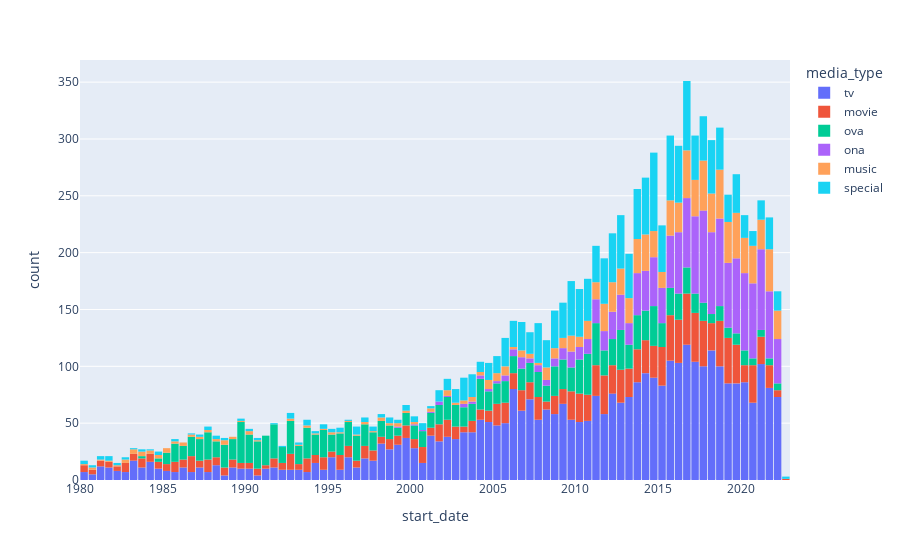

The notebook cell saved with this chart:
### Markdown cell above
*Notes:*  So, basically interesting factors that are affecting the mean factor are : rank, popularity, num_scoring_users, ignore num_list_users for now till further investigation of difference.

### Code cell
fig = px.histogram(data[data['start_date'].dt.year >= 1980], x='start_date', color='media_type')
fig.update_layout(bargap=0.1)

### Figure 1 — Plotly figure (JSON) as saved in the notebook; plotly's stock layout.template omitted (floating-point values rounded to 4 significant figures; data arrays with more than 128 entries replaced by an {"elided": "..."} marker saying what was removed)
{"data": [{"alignmentgroup": "True", "bingroup": "x", "hovertemplate": "media_type=tv<br>start_date=%{x}<br>count=%{y}<extra></extra>", "legendgroup": "tv", "marker": {"color": "#636efa", "pattern": {"shape": ""}}, "name": "tv", "offsetgroup": "tv", "orientation": "v", "showlegend": true, "type": "histogram", "x": {"elided": "3620 str values"}, "xaxis": "x", "yaxis": "y"}, {"alignmentgroup": "True", "bingroup": "x", "hovertemplate": "media_type=movie<br>start_date=%{x}<br>count=%{y}<extra></extra>", "legendgroup": "movie", "marker": {"color": "#EF553B", "pattern": {"shape": ""}}, "name": "movie", "offsetgroup": "movie", "orientation": "v", "showlegend": true, "type": "histogram", "x": {"elided": "1323 str values"}, "xaxis": "x", "yaxis": "y"}, {"alignmentgroup": "True", "bingroup": "x", "hovertemplate": "media_type=ova<br>start_date=%{x}<br>count=%{y}<extra></extra>", "legendgroup": "ova", "marker": {"color": "#00cc96", "pattern": {"shape": ""}}, "name": "ova", "offsetgroup": "ova", "orientation": "v", "showlegend": true, "type": "histogram", "x": {"elided": "1444 str values"}, "xaxis": "x", "yaxis": "y"}, {"alignmentgroup": "True", "bingroup": "x", "hovertemplate": "media_type=ona<br>start_date=%{x}<br>count=%{y}<extra></extra>", "legendgroup": "ona", "marker": {"color": "#ab63fa", "pattern": {"shape": ""}}, "name": "ona", "offsetgroup": "ona", "orientation": "v", "showlegend": true, "type": "histogram", "x": {"elided": "1254 str values"}, "xaxis": "x", "yaxis": "y"}, {"alignmentgroup": "True", "bingroup": "x", "hovertemplate": "media_type=music<br>start_date=%{x}<br>count=%{y}<extra></extra>", "legendgroup": "music", "marker": {"color": "#FFA15A", "pattern": {"shape": ""}}, "name": "music", "offsetgroup": "music", "orientation": "v", "showlegend": true, "type": "histogram", "x": {"elided": "892 str values"}, "xaxis": "x", "yaxis": "y"}, {"alignmentgroup": "True", "bingroup": "x", "hovertemplate": "media_type=special<br>start_date=%{x}<br>count=%{y}<extra></extra>", "legendgroup": "special", "marker": {"color": "#19d3f3", "pattern": {"shape": ""}}, "name": "special", "offsetgroup": "special", "orientation": "v", "showlegend": true, "type": "histogram", "x": {"elided": "1457 str values"}, "xaxis": "x", "yaxis": "y"}], "layout": {"bargap": 0.1, "barmode": "relative", "legend": {"title": {"text": "media_type"}, "tracegroupgap": 0}, "margin": {"t": 60}, "xaxis": {"anchor": "y", "domain": [0, 1], "title": {"text": "start_date"}}, "yaxis": {"anchor": "x", "domain": [0, 1], "title": {"text": "count"}}}}
